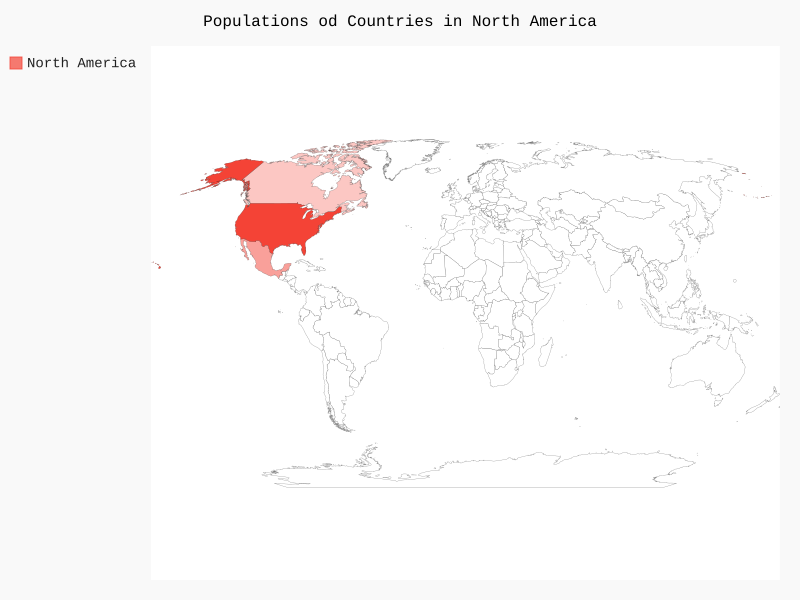

Here is the Python script that generated this plot:
import pygal

wm = pygal.maps.world.World()
wm.title = 'Populations od Countries in North America'
wm.add('North America', {'ca': 34126000, 'us': 309349000, 'mx': 113423000})

wm.render_to_file('na_populations.svg')
